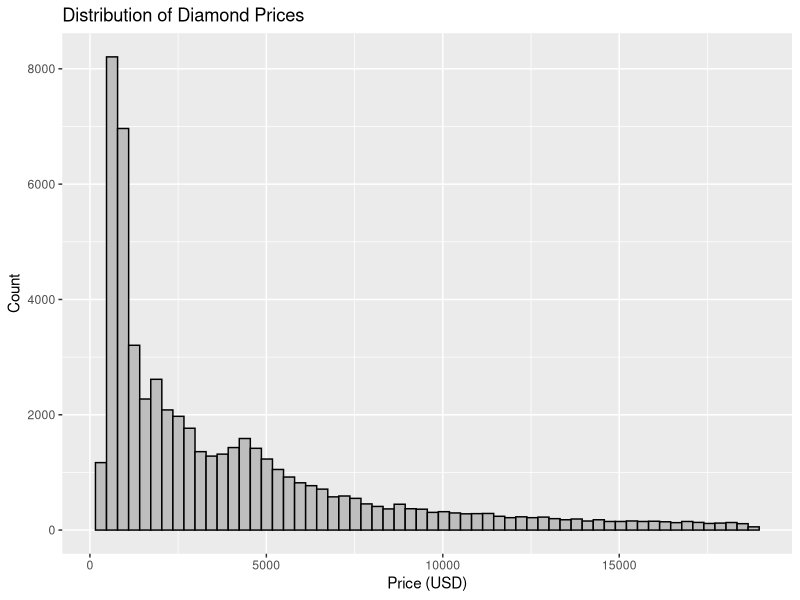
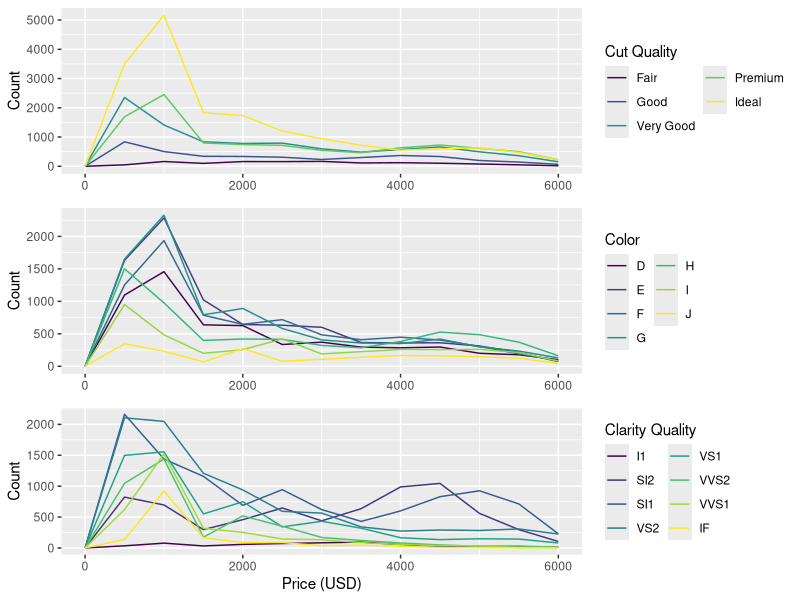
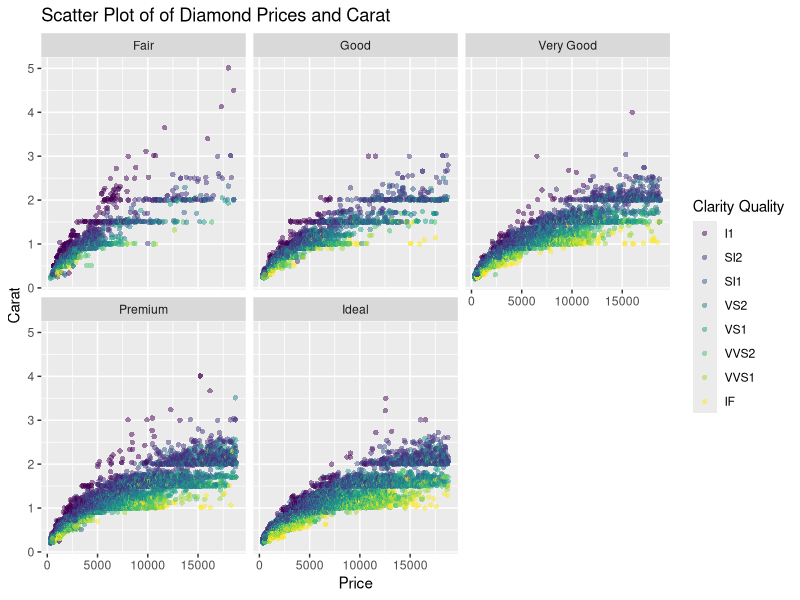
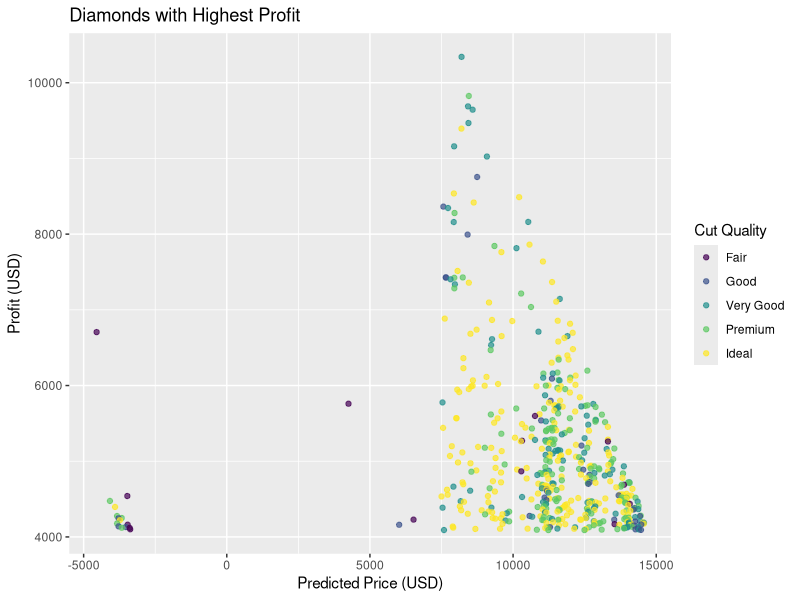
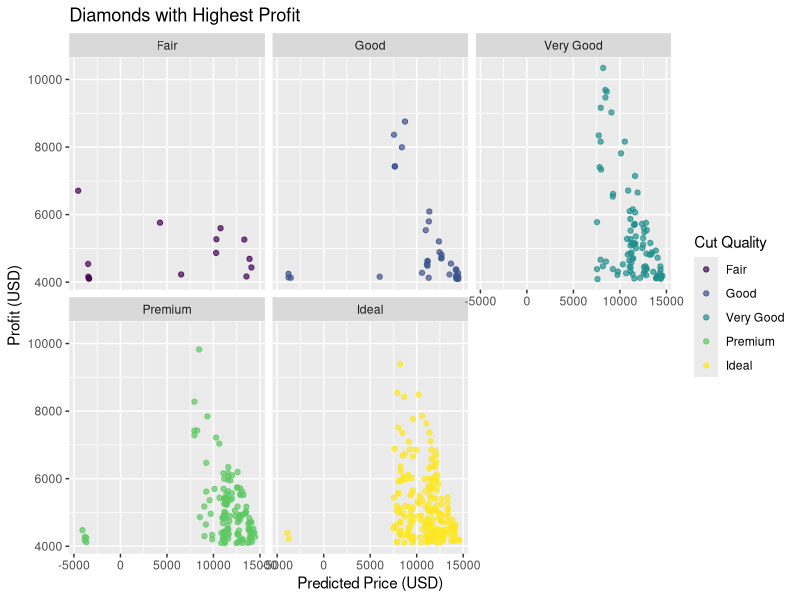

Write R code to recreate these figures, in order.
## ---- chunk 1
options(tinytex.verbose = TRUE)
library(ggplot2)
library(dplyr)
library(patchwork)
library(ggpubr)
library(cowplot)
## ---- chunk 2
# A quick preview of the dataset and its variables using head() 
rm(diamonds)
head(diamonds)
# 10 variables representing various attributes of diamonds are incorporated in the dataset.
# As a diamond seller, I concerned most about the prices.
# In the following plot, I will investigate the attributes that have greater impact on prices and try to find the diamonds with the highest profit.
## ---- chunk 3
# It's important for a diamond seller to understand the distribution of diamond prices, to price diamonds effectively as well as to make highest profits.

# Create a histogram to display the distribution of diamond prices
diamonds %>%
  ggplot(aes(x = price)) +
  geom_histogram(bins = 60, fill = "grey", color = "black") +
  labs(title = "Distribution of Diamond Prices", x = "Price (USD)", y = "Count")

# Plot 1 shows the price distribution of diamonds. The x-axis represents the price range and the y-axis represents the count of diamonds within that price range. Most diamonds range from $0 to $10,000, with some extremes. The distribution is right-skewed, with a long tail of higher-priced diamonds. This indicates that there is a market for expensive, high-quality diamonds, while there are also many lower-priced diamonds available.
## ---- chunk 4
# This attributes of diamonds is important for a diamond seller to consider when pricing their own diamonds. Here I investigate the impact of classifiable attributes on price, that is, cut, color, and clarity. By analyzing the price distributions by various attributes, a diamond seller can determine the optimal price range for their diamonds based on their cut quality. Additionally, they may be able to use this information to market diamonds with higher quality cuts at a premium price, potentially increasing their profits.

# Colored the plot by cut, color, and clarity
p1 <- diamonds %>%
  ggplot(aes(x = price, y = after_stat(count), color = cut)) +
  geom_freqpoly(binwidth = 500) +
  xlim(0, 6000) +
  labs(x = NULL, y = "Count", color = "Cut Quality") +
  guides(color = guide_legend(ncol = 2))

p2 <- diamonds %>%
  ggplot(aes(x = price, y = after_stat(count), color = color)) +
  geom_freqpoly(binwidth = 500) +
  xlim(0, 6000) +
  labs(x = NULL, y = "Count", color = "Color") +
  guides(color = guide_legend(ncol = 2))

p3 <- diamonds %>%
  ggplot(aes(x = price, y = after_stat(count), color = clarity)) +
  geom_freqpoly(binwidth = 500) +
  xlim(0, 6000) +
  labs(x = "Price (USD)", y = "Count", color = "Clarity Quality") +
  guides(color = guide_legend(ncol = 2))

# Combine the plots 
plot_grid(p1, p2, p3, ncol = 1, align = "v", axis = "lr")

# From this plot, we can see that there are differences in the price distributions for different cut, color, and clarity categories. In general, the number of diamonds decreases as the quality decreases. This suggests that buyers are willing to pay more for diamonds with higher quality cut, color, and clarity.
# Moreover, for a certain price range, say $800 to $1,200, the diamonds with an "Ideal" cut, "E" or "G" color, and "VS2" clarity are more available. A diamond seller may be able to command higher prices for diamonds with this qualities.
## ---- chunk 5
# Then I am interested in the effect of carat. Are higher carat gemstones more expensive, is there a difference in various cut and clarity categories?

# Scatter plot of carat and prices, faceted by cut, colored by clarity
ggplot(diamonds, aes(x = price, y = carat, color = clarity)) +
  geom_point(alpha = 0.5, size = 1.5, shape = 16) +
  facet_wrap(~ cut) +
  labs(x = "Price", y = "Carat", color = "Clarity Quality") +
  scale_x_continuous(name = "Price") +
  scale_y_continuous(name = "Carat") +
  ggtitle("Scatter Plot of of Diamond Prices and Carat")

# There is a positive relationship between prices and carat across all levels of clarity and cut. As carat increases, prices also appear to increase. However, the relationship is not strictly linear. The curvature in the plot suggests that the effect of carat might be smaller at higher carat values. Moreover, the relationship is not identical across all categories. For example, within the "Ideal" cut category, the positive relationship is stronger within the "Ideal" cut category, followed by "Premium" cut category, and weaker for the "Very Good" and "Good" cut categories.
## ---- chunk 6
# Here we calculate the profit, which is determined by profit - predicted price. Then focused on identifying the diamonds with the highest profits.

# Predict diamond price by linear regression
model <- lm(price ~ carat + cut + color + clarity + depth + table, data = diamonds)
diamonds$predicted_price <- predict(model)

# Calculate profit 
diamonds$profit <- diamonds$price - diamonds$predicted_price

# Sort diamonds by profit and select the top 500
top_diamonds <- diamonds %>% arrange(desc(profit)) %>% head(500)
# Color the plot by cut
ggplot(top_diamonds, aes(x = predicted_price, y = profit, color = cut)) +
  geom_point(alpha = 0.7) +
  labs(x = "Predicted Price (USD)", y = "Profit (USD)", color = "Cut Quality") +
  ggtitle("Diamonds with Highest Profit")

# Various types of cut are mixed in this plot, to make the plot more readable, facet the plot by cut.

# Facet the plot by cut
ggplot(top_diamonds, aes(x = predicted_price, y = profit, color = cut)) +
  facet_wrap(~cut) +
  geom_point(alpha = 0.7) +
  labs(x = "Predicted Price (USD)", y = "Profit (USD)", color = "Cut Quality") +
  ggtitle("Diamonds with Highest Profit")

# This plot shows the top 500 diamonds with the highest profit colored by cut quality. The diamonds with "very good" and "Premium" cut quality appear to have prices that are significantly higher than what would be expected based on their attributes. As a diamond seller, this plot helps me identify the diamonds with the highest profit margin. By identifying these diamonds, I can focus my sales efforts on the most profitable diamonds and potentially increase my profits.
